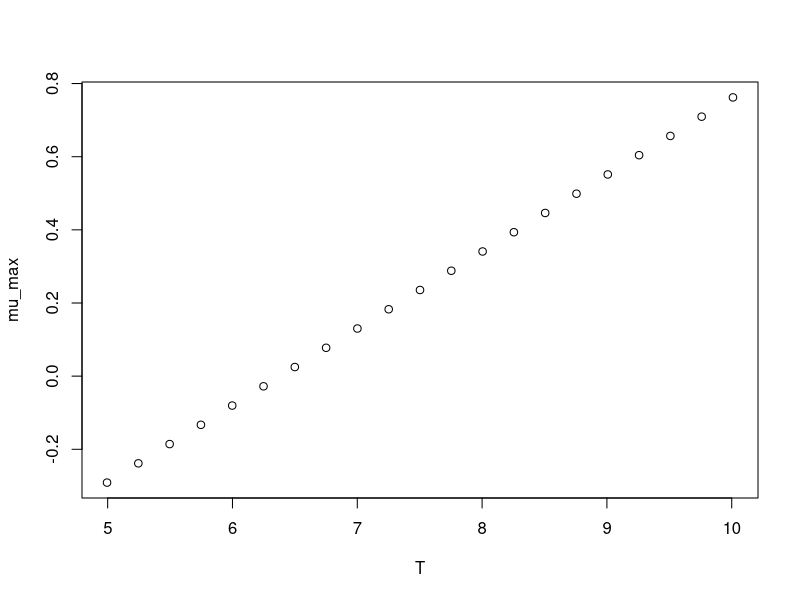

This figure's R source:
#############################
# start of Parameter script
#############################
T <- seq(4.995004995005,10.01,length.out=21)
#############################
# end of Parameter script
#############################
############################# 
# start of Model script Gropin ID 1278 
#############################
 
# constant coefficients for this model
 
variables <- data.frame(T)
argumentsPar <- expand.grid(variables)
 
# heart of the model
response_surface <- function(T) {
   mumax <-0.210*T-1.34

return(mumax=mumax)
} 

# output parameters
mumax <- cbind(argumentsPar,response_surface(argumentsPar['T']))
colnames(mumax) <- c(colnames(argumentsPar),'mumax')
#############################
# End of Model script
#############################
############################# 
# start of Visualisation script Gropin ID 1278 
#############################
plot(T,mumax$mumax,
                          xlab='T',
                          ylab='mu_max')
#############################
# End of Visualisation script
#############################
